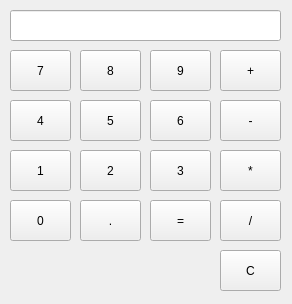
<?xml version="1.0" encoding="UTF-8"?>
<ui version="4.0">
 <class>Widget</class>
 <widget class="QWidget" name="Widget">
  <property name="geometry">
   <rect>
    <x>0</x>
    <y>0</y>
    <width>292</width>
    <height>304</height>
   </rect>
  </property>
  <property name="windowTitle">
   <string>Widget</string>
  </property>
  <widget class="QPushButton" name="btn_7">
   <property name="geometry">
    <rect>
     <x>10</x>
     <y>50</y>
     <width>61</width>
     <height>41</height>
    </rect>
   </property>
   <property name="text">
    <string>7</string>
   </property>
  </widget>
  <widget class="QPushButton" name="btn_8">
   <property name="geometry">
    <rect>
     <x>80</x>
     <y>50</y>
     <width>61</width>
     <height>41</height>
    </rect>
   </property>
   <property name="text">
    <string>8</string>
   </property>
  </widget>
  <widget class="QPushButton" name="btn_9">
   <property name="geometry">
    <rect>
     <x>150</x>
     <y>50</y>
     <width>61</width>
     <height>41</height>
    </rect>
   </property>
   <property name="text">
    <string>9</string>
   </property>
  </widget>
  <widget class="QPushButton" name="btn_4">
   <property name="geometry">
    <rect>
     <x>10</x>
     <y>100</y>
     <width>61</width>
     <height>41</height>
    </rect>
   </property>
   <property name="text">
    <string>4</string>
   </property>
  </widget>
  <widget class="QPushButton" name="btn_5">
   <property name="geometry">
    <rect>
     <x>80</x>
     <y>100</y>
     <width>61</width>
     <height>41</height>
    </rect>
   </property>
   <property name="text">
    <string>5</string>
   </property>
  </widget>
  <widget class="QPushButton" name="btn_6">
   <property name="geometry">
    <rect>
     <x>150</x>
     <y>100</y>
     <width>61</width>
     <height>41</height>
    </rect>
   </property>
   <property name="text">
    <string>6</string>
   </property>
  </widget>
  <widget class="QPushButton" name="btn_1">
   <property name="geometry">
    <rect>
     <x>10</x>
     <y>150</y>
     <width>61</width>
     <height>41</height>
    </rect>
   </property>
   <property name="text">
    <string>1</string>
   </property>
  </widget>
  <widget class="QPushButton" name="btn_2">
   <property name="geometry">
    <rect>
     <x>80</x>
     <y>150</y>
     <width>61</width>
     <height>41</height>
    </rect>
   </property>
   <property name="text">
    <string>2</string>
   </property>
  </widget>
  <widget class="QPushButton" name="btn_3">
   <property name="geometry">
    <rect>
     <x>150</x>
     <y>150</y>
     <width>61</width>
     <height>41</height>
    </rect>
   </property>
   <property name="text">
    <string>3</string>
   </property>
  </widget>
  <widget class="QPushButton" name="btn_0">
   <property name="geometry">
    <rect>
     <x>10</x>
     <y>200</y>
     <width>61</width>
     <height>41</height>
    </rect>
   </property>
   <property name="text">
    <string>0</string>
   </property>
  </widget>
  <widget class="QPushButton" name="btn_result">
   <property name="geometry">
    <rect>
     <x>150</x>
     <y>200</y>
     <width>61</width>
     <height>41</height>
    </rect>
   </property>
   <property name="text">
    <string>=</string>
   </property>
  </widget>
  <widget class="QPushButton" name="btn_dot">
   <property name="geometry">
    <rect>
     <x>80</x>
     <y>200</y>
     <width>61</width>
     <height>41</height>
    </rect>
   </property>
   <property name="text">
    <string>.</string>
   </property>
  </widget>
  <widget class="QPushButton" name="btn_fn1">
   <property name="geometry">
    <rect>
     <x>220</x>
     <y>50</y>
     <width>61</width>
     <height>41</height>
    </rect>
   </property>
   <property name="text">
    <string>+</string>
   </property>
  </widget>
  <widget class="QPushButton" name="btn_fn2">
   <property name="geometry">
    <rect>
     <x>220</x>
     <y>100</y>
     <width>61</width>
     <height>41</height>
    </rect>
   </property>
   <property name="text">
    <string>-</string>
   </property>
  </widget>
  <widget class="QPushButton" name="btn_fn3">
   <property name="geometry">
    <rect>
     <x>220</x>
     <y>150</y>
     <width>61</width>
     <height>41</height>
    </rect>
   </property>
   <property name="text">
    <string>*</string>
   </property>
  </widget>
  <widget class="QPushButton" name="btn_fn4">
   <property name="geometry">
    <rect>
     <x>220</x>
     <y>200</y>
     <width>61</width>
     <height>41</height>
    </rect>
   </property>
   <property name="text">
    <string>/</string>
   </property>
  </widget>
  <widget class="QLineEdit" name="lineEdit">
   <property name="enabled">
    <bool>true</bool>
   </property>
   <property name="geometry">
    <rect>
     <x>10</x>
     <y>10</y>
     <width>271</width>
     <height>31</height>
    </rect>
   </property>
   <property name="font">
    <font>
     <pointsize>12</pointsize>
    </font>
   </property>
   <property name="readOnly">
    <bool>true</bool>
   </property>
  </widget>
  <widget class="QPushButton" name="btn_clear">
   <property name="geometry">
    <rect>
     <x>220</x>
     <y>250</y>
     <width>61</width>
     <height>41</height>
    </rect>
   </property>
   <property name="text">
    <string>C</string>
   </property>
  </widget>
 </widget>
 <layoutdefault spacing="6" margin="11"/>
 <resources/>
 <connections/>
</ui>
